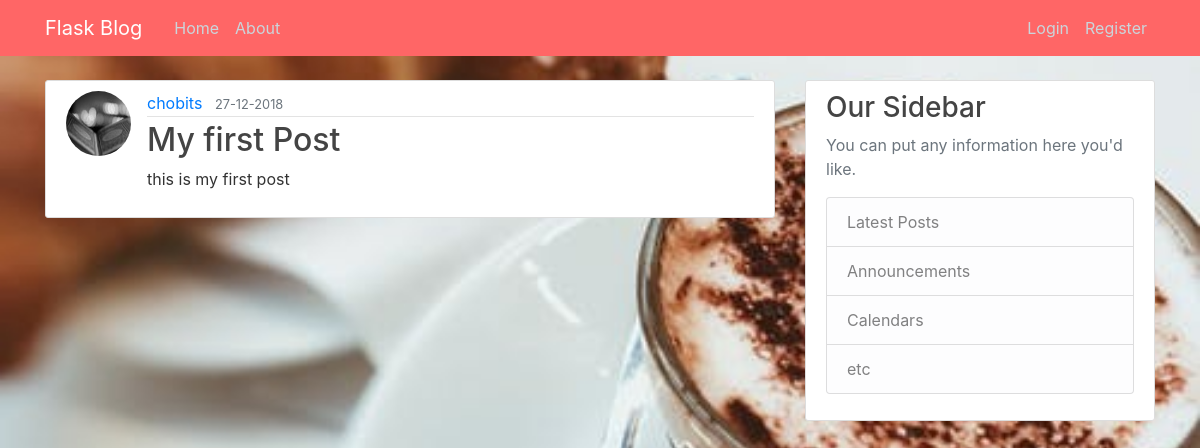
/post/1, run on the app's committed database.
### FlaskBlog/models.py (models this page shows, shortened)
class User(db.Model, UserMixin):
    id = db.Column(db.Integer, primary_key=True)
    username = db.Column(db.String(20), unique=True, nullable=False)
    email = db.Column(db.String(120), unique=True, nullable=False)
    image_file = db.Column(db.String(20), nullable=False, default='default.jpg')
    password = db.Column(db.String(60), nullable=False)
    posts = db.relationship('Post', backref='author', lazy=True)

class Post(db.Model):
    id = db.Column(db.Integer, primary_key=True)
    title = db.Column(db.String(100), nullable=False)
    date_posted = db.Column(db.DateTime, nullable=False, default=datetime.utcnow())
    content = db.Column(db.Text, nullable=False)
    user_id = db.Column(db.Integer, db.ForeignKey('user.id'), nullable=False)

### FlaskBlog/routes.py (the view)
@app.route("/post/<int:post_id>")
def post(post_id):
    post = Post.query.get_or_404(post_id)
    return render_template('post.html', title=post.title, post=post )

### FlaskBlog/templates/post.html
{% extends 'layout.html' %}
{% block content %}
  <article class="media content-section">
    <img class="rounded-circle article-img" src="{{ url_for('static',filename='profile_pics/' + post.author.image_file)}}" alt="">
    <div class="media-body">
      <div class="article-metadata">
        <a class="mr-2" href="#">{{ post.author.username }}</a>
        <small class="text-muted">{{ post.date_posted.strftime('%d-%m-%Y') }}</small>
      </div>
      <h2 class="article-title">{{ post.title }}</h2>
      <p class="article-content">{{ post.content }}</p>
    </div>
</article>
  {% endblock content%}

### FlaskBlog/static/main.css (style rules this page uses)
body { background: #fafafa; color: #333333; background-image: url("/static/coffee2.jpeg"); background-position: center; background-size: cover; margin-top: 5rem; }
h1, h2, h3, h4, h5, h6 { color: #444444; }
.content-section { background: #ffffff; padding: 10px 20px; border: 1px solid #dddddd; border-radius: 3px; margin-bottom: 20px; }
.article-title { color: #444444; }
.article-content { white-space: pre-line; }
.article-img { height: 65px; width: 65px; margin-right: 16px; }
.article-metadata { padding-bottom: 1px; margin-bottom: 4px; border-bottom: 1px solid #e3e3e3 }

### data on the page
User: image_file (picture), author.username "chobits"
Post: date_posted "27-12-2018", title "My first Post", content "this is my first post"
